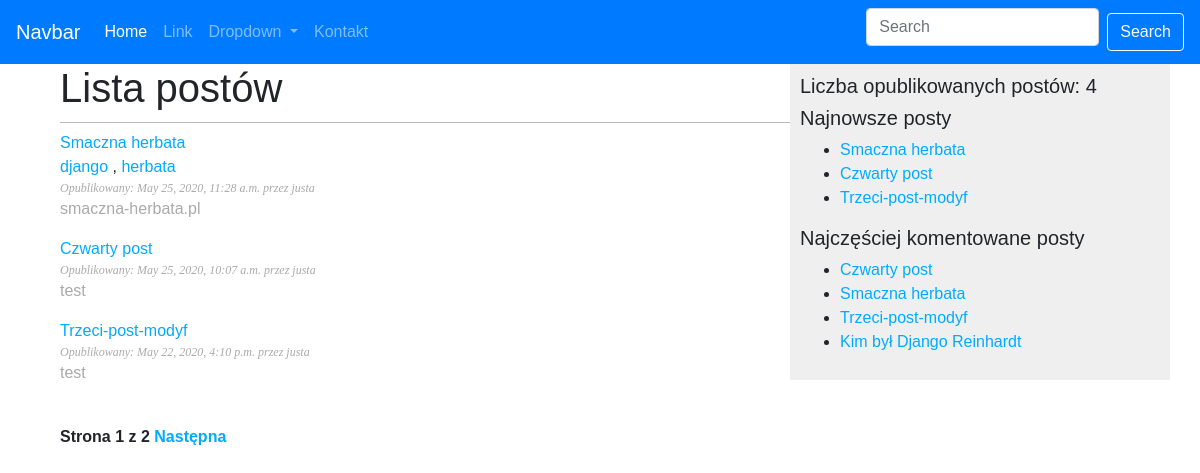
Page /blog/ on the earlier database version.
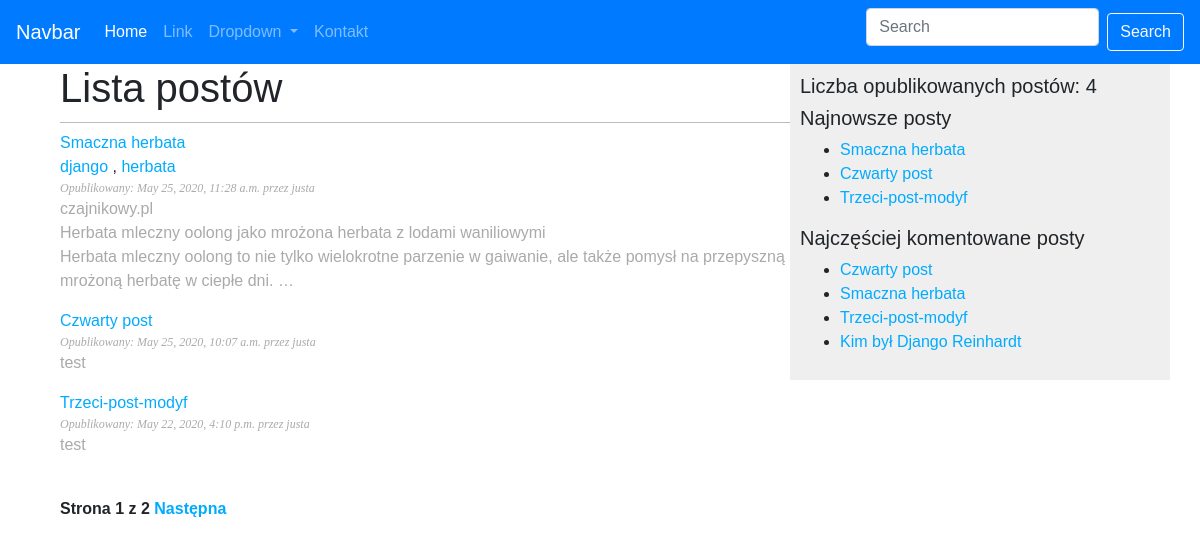
Same page on the later database version.
### blog/models.py (models this page shows, shortened)
class Post(models.Model):
    STATUS_CHOICES = (
        ("draft", "Draft"),
        ("published", "Published"),
    )
    title = models.CharField(max_length=250)
    slug = models.SlugField(max_length=250, unique_for_date="publish")
    author = models.ForeignKey(
        User, on_delete=models.CASCADE, related_name="blog_posts"
    )
    body = models.TextField()
    publish = models.DateTimeField(default=timezone.now)
    created = models.DateTimeField(auto_now_add=True)
    updated = models.DateTimeField(auto_now=True)
    status = models.CharField(max_length=10, choices=STATUS_CHOICES, default="draft")
    objects = models.Manager()
    published = PublishedManager()
    tags = TaggableManager()
    class Meta:
        ordering = ("-publish",)
    def get_absolute_url(self):
        return reverse(
            "blog:post_detail",
            args=[
                self.publish.year,
                self.publish.strftime("%m"),
                self.publish.strftime("%d"),
                self.slug,
            ],
        )

### blog/views.py (the view)
# urls.py: path("", views.PostList.as_view(), name="post_list"),
class PostList(ListView):
    context_object_name = "posts"
    paginate_by = 3
    template_name = "blog/post/list.html"
    model = Post
    def get_queryset(self):
        if "tag_slug" in self.kwargs and self.kwargs["tag_slug"]:
            tag = get_object_or_404(Tag, slug=self.kwargs["tag_slug"])
            return self.model.published.all().filter(tags__in=[tag])
        return self.model.published.all()

### blog/models.py (called while the page is built)
    def get_queryset(self):
        return super(PublishedManager, self).get_queryset().filter(status="published")

### blog/templatetags/blog_tags.py (called while the page is built)
@register.simple_tag
def total_posts():
    return Post.published.count()

@register.inclusion_tag("blog/post/latest_posts.html")
def show_latest_posts(count=5):
    latest_posts = Post.published.order_by("-publish")[:count]
    return {"latest_posts": latest_posts}

@register.simple_tag
def get_most_commented_posts(count=5):
    return Post.published.annotate(total_comments=Count("comments")).order_by(
        "-total_comments"
    )[:count]

@register.filter(name="markdown")
def markdown_format(text):
    return mark_safe(markdown.markdown(text))

### blog/templates/blog/post/list.html (shortened to what this page needs)
{% extends 'blog/base.html' %}
{% load blog_tags %}
{% block content %}
<div class="posts-list-wrapper">
    <h1>Lista postów</h1>
    {% for post in posts %}
    <a class="post-item" href="{{ post.get_absolute_url }}">
        <div class="titie">{{ post.title }}</div>
    </a>
    {% for tag in post.tags.all %}
    <a href="{% url 'blog:post_list_by_tag' tag.slug %}" class="tags">{{ tag.name }}
    </a>
    {% if not forloop.last %}, {% endif %}
    {% endfor %}
    <div class="date">Opublikowany: {{ post.publish }} przez {{ post.author }}</div>
    <div class="description">{{ post.body|markdown|truncatewords_html:30 }}</div>
    {% endfor %}
    {% include "pagination.html" with page=page_obj %}
</div>
{% endblock %}

### blog/templates/blog/base.html (shortened to what this page needs)
{% load static %}
{% load sass_tags %}
{% load blog_tags %}
<!DOCTYPE html>
<html>
<head>
    <link rel="stylesheet" href="https://stackpath.bootstrapcdn.com/bootstrap/4.2.1/css/bootstrap.min.css"
>
    <link rel="stylesheet" href="https://cdnjs.cloudflare.com/ajax/libs/font-awesome/5.12.1/css/all.min.css"
 />
    <link href="{% sass_src 'scss/main.scss' %}" rel="stylesheet" type="text/css" />
    <link rel="stylesheet" href="{% static 'css/blog.css' %}">
</head>
<body>
    <header>
        {% include "blog/components/navbar.html" %}
    </header>
    <div class="container">
        <div class="row">
            <div id="content" class="col-8">
                {% block content %}
                {% endblock %}
            </div>
            <div id="sidebar" class="col-4">
                <h5 class="total-post-count"> Liczba opublikowanych postów: {% total_posts %}</h5>
                <h5 class="latest-post-header">Najnowsze posty</h5>
                {% show_latest_posts 3 %}
                <h5 class="most-popular-posts">Najczęściej komentowane posty</h5>
                {% get_most_commented_posts as most_commented_posts %}
                <ul class="most-popular-post-list">
                    {% for post in most_commented_posts %}
                    <li>
                        <a href="{{ post.get_absolute_url }}">{{ post.title }}</a>
                    </li>
                    {% endfor %}
                </ul>
            </div>
        </div>
    </div>
</body>
</html>

### blog/templates/blog/components/navbar.html (shortened to what this page needs)
<nav class="navbar navbar-expand-lg navbar-dark bg-primary">
  <a class="navbar-brand" href="{% url 'blog:post_list' %}">Navbar</a>
  <div class="collapse navbar-collapse" id="navbarSupportedContent">
    <ul class="navbar-nav mr-auto">
      <li class="nav-item active">
        <a class="nav-link" href="#">Home <span class="sr-only">(current)</span></a>
      </li>
      <li class="nav-item">
        <a class="nav-link" href="#">Link</a>
      </li>
      <li class="nav-item dropdown">
        <a class="nav-link dropdown-toggle" href="#" id="navbarDropdown" role="button" data-toggle="dropdown"
           aria-haspopup="true" aria-expanded="false">
          Dropdown
        </a>
      </li>
      <li class="nav-item">
        <a class="nav-link" href="{% url 'blog:contact' %}">Kontakt</a>
      </li>
    </ul>
    <form class="form-inline my-2 my-lg-0">
      <input class="form-control mr-sm-2" type="search" placeholder="Search" aria-label="Search">
      <button class="btn btn-outline-light my-2 my-sm-0" type="submit">Search</button>
    </form>
  </div>
</nav>

### blog/templates/pagination.html (shortened to what this page needs)
<div class="pagination">
    <span class="step-links">
        <span class="current">Strona {{ page.number }} z {{ page.paginator.num_pages }}</span>
        {% if page.has_next %}
        <a href="?page={{ page.next_page_number }}">Następna</a>
        {% endif %}
    </span>
</div>

### blog/templates/blog/post/latest_posts.html
<ul class="latest-post-list">
    {% for post in latest_posts %}
    <li class="latest-post-list-item">
        <a class="latest-post-link" href="{{ post.get_absolute_url }}">{{ post.title }}</a>
    </li>
    {% endfor %}
</ul>

### static/scss/blog.css (style rules this page uses)
body { font-family: helvetica, sans-serif; }
a { color: #00abff; text-decoration: none; }
h1 { font-weight: normal; border-bottom: 1px solid #bbb; padding: 0 0 10px 0; }
#content { float: left; width: 60%; padding: 0 0 0 30px; }
#sidebar { width: 30%; height: 100%; padding: 10px; float: right; background: #efefef; }
.date { color: #aaa; font-family: georgia, serif; font-size: 12px; font-style: italic; }
.description { margin-bottom: 1rem; color: #aaa; }
.description p { margin: 0; }
.pagination { margin: 40px 0; font-weight: bold; }
input, textarea { clear: both; float: left; margin: 0 0 10px; background: #ededed; border: 0; padding: 6px 10px; font-size: 12px; }

Differences in the rows shown:
changed Post "Smaczna herbata": body "smaczna-herbata.pl" → "czajnikowy.pl Herbata mleczny oolong jako mrożona herbata z lodami waniliowymi Herbata mleczny oolong to nie tylko wielokrotne parzenie w gaiwanie, ale także pomysł na przepyszną mrożoną herbatę w ciepłe dni. …"
